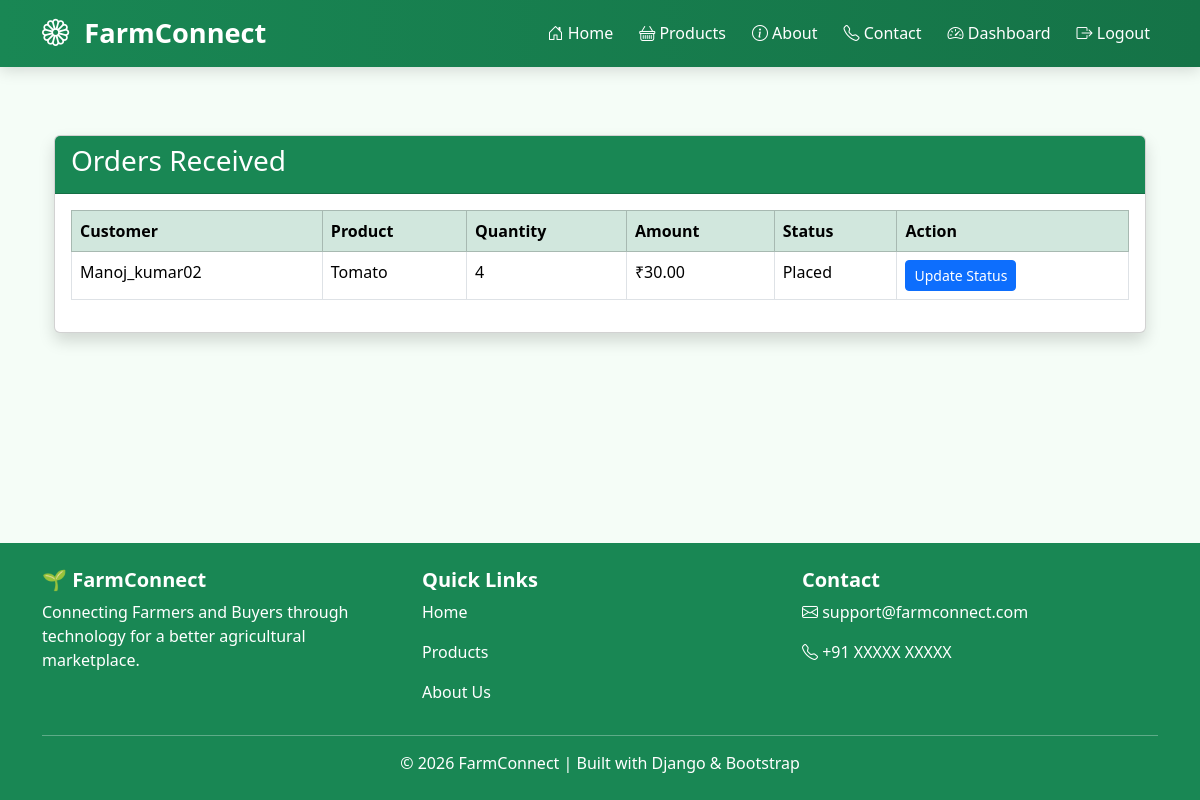
Screenshot of /farmer-orders/ (signed in) with the database file from the repository.
### orders/models.py (models this page shows)
class OrderItem(models.Model):
    order = models.ForeignKey(
        Order,
        on_delete=models.CASCADE
    )
    product = models.ForeignKey(
        Product,
        on_delete=models.CASCADE
    )
    quantity = models.PositiveIntegerField()
    price = models.DecimalField(
        max_digits=10,
        decimal_places=2
    )

class Order(models.Model):
    STATUS_CHOICES = [
        ('Placed', 'Placed'),
        ('Packed', 'Packed'),
        ('Shipped', 'Shipped'),
        ('Delivered', 'Delivered'),
    ]
    customer = models.ForeignKey(
        settings.AUTH_USER_MODEL,
        on_delete=models.CASCADE
    )
    full_name = models.CharField(max_length=100)
    phone = models.CharField(max_length=15)
    address = models.TextField()
    total_amount = models.DecimalField(
        max_digits=10,
        decimal_places=2
    )
    status = models.CharField(
        max_length=20,
        choices=STATUS_CHOICES,
        default='Placed'
    )
    created_at = models.DateTimeField(
        auto_now_add=True
    )

### accounts/models.py (models this page shows, shortened)
class User(AbstractUser):
    ROLE_CHOICES = (
        ('farmer', 'Farmer'),
        ('customer', 'Customer'),
    )
    role = models.CharField(
        max_length=20,
        choices=ROLE_CHOICES
    )
    phone = models.CharField(
        max_length=15,
        blank=True,
        null=True
    )
    address = models.TextField(
        blank=True,
        null=True
    )

### products/models.py (models this page shows, shortened)
class Product(models.Model):
    farmer = models.ForeignKey(
        settings.AUTH_USER_MODEL,
        on_delete=models.CASCADE
    )
    name = models.CharField(max_length=100)
    category = models.CharField(max_length=100)
    price = models.DecimalField(
        max_digits=10,
        decimal_places=2
    )
    quantity = models.IntegerField()
    description = models.TextField()
    image = models.ImageField(
        upload_to='products/',
        blank=True,
        null=True
    )
    created_at = models.DateTimeField(
        auto_now_add=True
    )

### orders/views.py (the view)
@login_required(login_url='login')
def farmer_orders(request):
    if request.user.role != 'farmer':
        return redirect('dashboard')
    order_items = OrderItem.objects.filter(
        product__farmer=request.user
    ).select_related(
        'order',
        'product'
    )
    return render(
        request,
        'orders/farmer_orders.html',
        {
            'order_items': order_items
        }
    )

### orders/templates/orders/farmer_orders.html (shortened to what this page needs)
{% extends 'base.html' %}
{% block content %}
<div class="container mt-5">
    <div class="card shadow">
        <div class="card-header bg-success text-white">
            <h3>
                Orders Received
            </h3>
        </div>
        <div class="card-body">
            <table class="table table-bordered">
                <thead class="table-success">
                    <tr>
                        <th>Customer</th>
                        <th>Product</th>
                        <th>Quantity</th>
                        <th>Amount</th>
                        <th>Status</th>
                        <th>Action</th>
                    </tr>
                </thead>
                <tbody>
                    {% for item in order_items %}
                    <tr>
                        <td>
                            {{ item.order.customer.username }}
                        </td>
                        <td>
                            {{ item.product.name }}
                        </td>
                        <td>
                            {{ item.quantity }}
                        </td>
                        <td>
                            ₹{{ item.price }}
                        </td>
                        <td>
                            {{ item.order.status }}
                        </td>
                        <td>
                            <a
                                href="{% url 'update_order_status' item.order.id %}"
                                class="btn btn-primary btn-sm">
                                Update Status
                            </a>
                        </td>
                    </tr>
                    {% endfor %}
                </tbody>
            </table>
        </div>
    </div>
</div>
{% endblock %}

### templates/base.html (style rules this page uses)
body { background-color:#f5fdf7; min-height:100vh; display:flex; flex-direction:column; font-family:'Segoe UI',sans-serif; }

### rows the page displays
OrderItem: order.customer.username "Manoj_kumar02", product.name "Tomato", quantity "4", price "30.00", order.status "Placed"
